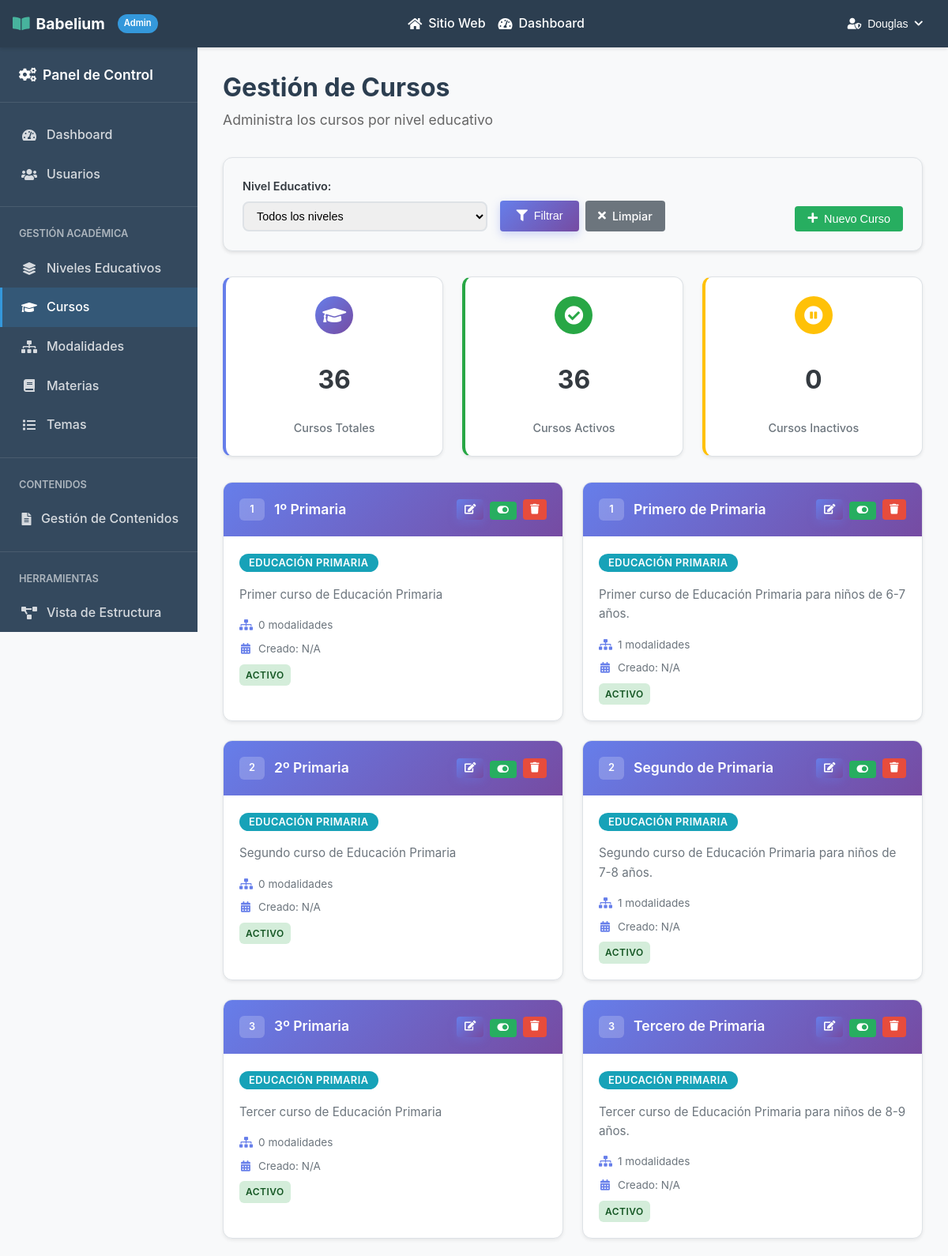
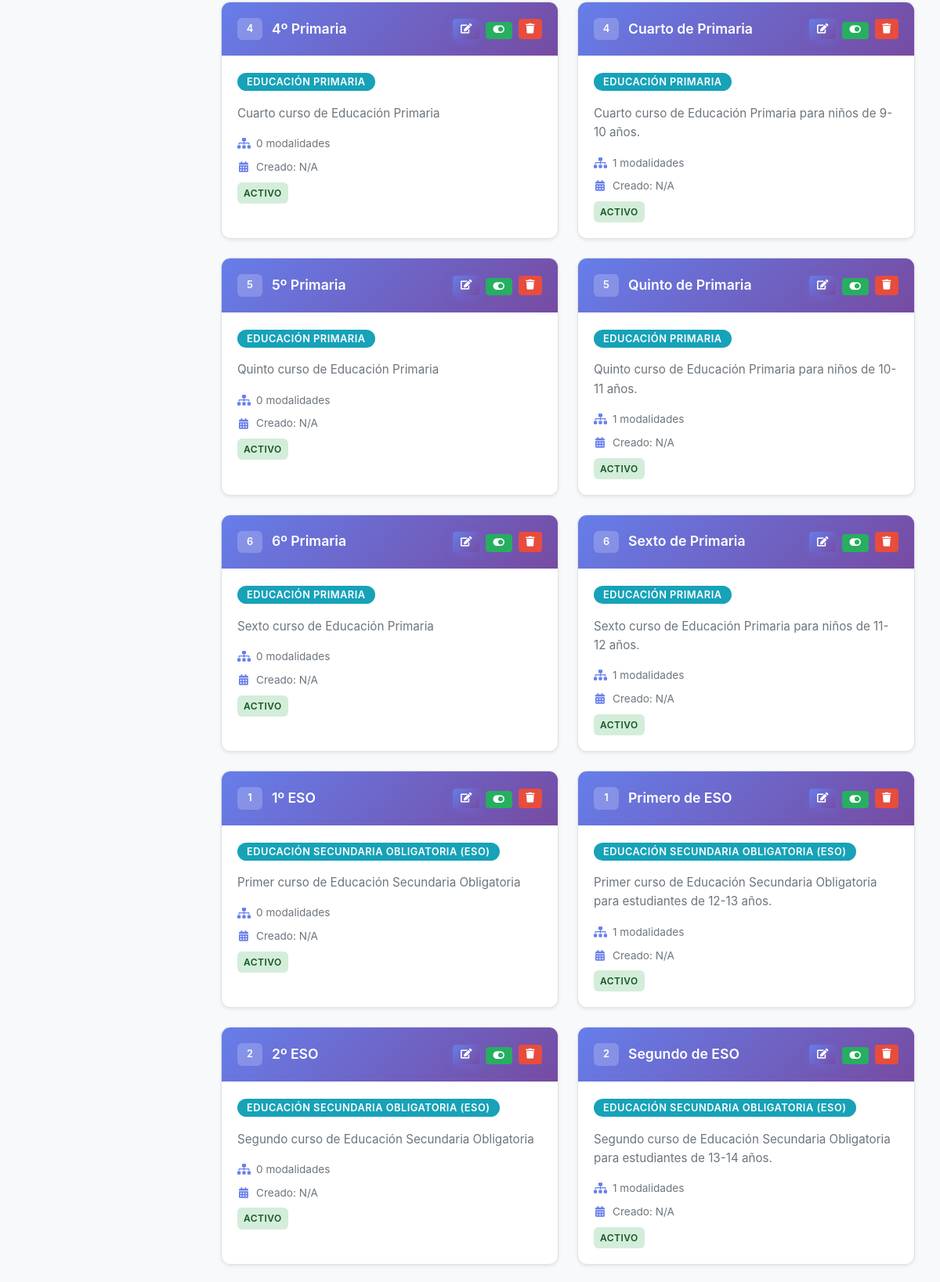
Page /admin/cursos.php (signed in, upper part) on the committed database (2 pictures, top to bottom).
### tables this page shows
CREATE TABLE `cursos` (
  `id` int(11) NOT NULL,
  `nivel_id` int(11) NOT NULL,
  `nombre` varchar(100) NOT NULL,
  `descripcion` text DEFAULT NULL,
  `orden` int(11) NOT NULL,
  `activo` tinyint(1) DEFAULT 1
);

### admin/cursos.php (the view, shortened to what this page needs)
<?php
require_once('../db/connection.php');
try {
    $where_clause = "";
    $params = [];
    $param_types = "";
    $query = "
        SELECT c.*,
               COALESCE(ne.nombre, 'Sin nivel') as nivel_nombre,
               COALESCE((SELECT COUNT(*) FROM modalidades_curso WHERE curso_id = c.id), 0) as total_modalidades
        FROM cursos c
        LEFT JOIN niveles_educativos ne ON c.nivel_id = ne.id
        $where_clause
        ORDER BY COALESCE(ne.orden, 999), c.orden, c.nombre
    ";
    if (!empty($params)) {
        $stmt = $conexion->prepare($query);
        if (!$stmt) {
            throw new Exception("Error preparando consulta: " . $conexion->error);
        }
        $stmt->bind_param($param_types, ...$params);
        $stmt->execute();
        $result = $stmt->get_result();
        $cursos = [];
        while ($row = $result->fetch_assoc()) {
            $cursos[] = $row;
        }
        $stmt->close();
    } else {
        $result = $conexion->query($query);
        $cursos = [];
        while ($row = $result->fetch_assoc()) {
            $cursos[] = $row;
        }
    }
} catch (Exception $e) {
    $cursos = [];
    $mensaje = "Error al cargar los cursos: " . $e->getMessage();
    $tipo_mensaje = "error";
    error_log("Error en cursos.php: " . $e->getMessage());
}
$total_cursos = count($cursos);
$cursos_activos = array_filter($cursos, function($curso) {
    return $curso['activo'] == 1;
});
$total_activos = count($cursos_activos);
$total_inactivos = $total_cursos - $total_activos;
?>
<!DOCTYPE html>
<html lang="es">
<head>
    <link rel="stylesheet" href="https://cdnjs.cloudflare.com/ajax/libs/font-awesome/6.5.0/css/all.min.css">
    <link rel="stylesheet" href="../css/reset.css">
    <link rel="stylesheet" href="../css/style.css">
    <link rel="stylesheet" href="../css/admin.css">
    <link rel="stylesheet" href="../css/admin-cursos.css">
    <link rel="stylesheet" href="../css/components.css">
</head>
<body>
    <?php include_once "../includes/admin_header.php" ?>
    <div class="admin-container">
        <aside class="admin-sidebar">
            <div class="sidebar-header">
                <h3>
                    <i class="fas fa-cogs"></i>
                    Panel de Control
                </h3>
            </div>
            <nav class="sidebar-nav">
                <a href="dashboard.php" class="nav-item">
                    <i class="fas fa-tachometer-alt"></i>
                    <span>Dashboard</span>
                </a>
                <a href="usuarios.php" class="nav-item">
                    <i class="fas fa-users"></i>
                    <span>Usuarios</span>
                </a>
                <div style="border-top: 1px solid rgba(255,255,255,0.1); margin: 1rem 0;"></div>
                <div style="padding: 0.5rem 1.5rem; color: rgba(255,255,255,0.6); font-size: 0.8rem; font-weight: 600; text-transform: uppercase;">
                    Gestión Académica
                </div>
                <a href="niveles.php" class="nav-item">
                    <i class="fas fa-layer-group"></i>
                    <span>Niveles Educativos</span>
                </a>
                <a href="cursos.php" class="nav-item active">
                    <i class="fas fa-graduation-cap"></i>
                    <span>Cursos</span>
                </a>
                <a href="modalidades.php" class="nav-item">
                    <i class="fas fa-sitemap"></i>
                    <span>Modalidades</span>
                </a>
                <a href="materias.php" class="nav-item">
                    <i class="fas fa-book"></i>
                    <span>Materias</span>
                </a>
                <a href="temas.php" class="nav-item">
                    <i class="fas fa-list"></i>
                    <span>Temas</span>
                </a>
                <div style="border-top: 1px solid rgba(255,255,255,0.1); margin: 1rem 0;"></div>
                <div style="padding: 0.5rem 1.5rem; color: rgba(255,255,255,0.6); font-size: 0.8rem; font-weight: 600; text-transform: uppercase;">
                    Contenidos
                </div>
                <a href="contenidos.php" class="nav-item">
                    <i class="fas fa-file-alt"></i>
                    <span>Gestión de Contenidos</span>
                </a>
                <div style="border-top: 1px solid rgba(255,255,255,0.1); margin: 1rem 0;"></div>
                <div style="padding: 0.5rem 1.5rem; color: rgba(255,255,255,0.6); font-size: 0.8rem; font-weight: 600; text-transform: uppercase;">
                    Herramientas
                </div>
                <a href="estructura.php" class="nav-item">
                    <i class="fas fa-project-diagram"></i>
                    <span>Vista de Estructura</span>
                </a>
            </nav>
        </aside>
        <main class="admin-main">
            <div class="admin-header">
                <h1>Gestión de Cursos</h1>
                <p>Administra los cursos por nivel educativo</p>
            </div>
            <div class="content-filters">
                <form method="GET" class="filters-form">
                    <div class="filter-group">
                        <label for="nivel">Nivel Educativo:</label>
                        <select name="nivel" id="nivel">
                            <option value="">Todos los niveles</option>
                        </select>
                    </div>
                    <div class="filter-actions">
                        <button type="submit" class="btn btn-primary">
                            <i class="fas fa-filter"></i> Filtrar
                        </button>
                        <a href="cursos.php" class="btn btn-secondary">
                            <i class="fas fa-times"></i> Limpiar
                        </a>
                    </div>
                </form>
                <div class="content-actions">
                    <button onclick="openModal('createModal')" class="btn btn-success">
                        <i class="fas fa-plus"></i> Nuevo Curso
                    </button>
                </div>
            </div>
            <div class="stats-container">
                <div class="stat-card primary">
                    <div class="stat-icon">
                        <i class="fas fa-graduation-cap"></i>
                    </div>
                    <div class="stat-number"><?php echo $total_cursos; ?></div>
                    <div class="stat-label">Cursos Totales</div>
                </div>
                <div class="stat-card success">
                    <div class="stat-icon">
                        <i class="fas fa-check-circle"></i>
                    </div>
                    <div class="stat-number"><?php echo $total_activos; ?></div>
                    <div class="stat-label">Cursos Activos</div>
                </div>
                <div class="stat-card warning">
                    <div class="stat-icon">
                        <i class="fas fa-pause-circle"></i>
                    </div>
                    <div class="stat-number"><?php echo $total_inactivos; ?></div>
                    <div class="stat-label">Cursos Inactivos</div>
                </div>
            </div>
            <div class="curso-grid">
                <?php if (empty($cursos)): ?>
                    <div class="no-data">
                        <i class="fas fa-inbox"></i>
                        <p>No se encontraron cursos</p>
                        <small>Crea un nuevo curso para empezar</small>
                    </div>
                <?php else: ?>
                    <?php foreach ($cursos as $curso): ?>
                        <div class="curso-card <?php echo $curso['activo'] ? '' : 'inactivo'; ?>">
                            <div class="curso-header">
                                <div class="curso-title">
                                    <span class="orden"><?php echo $curso['orden']; ?></span>
                                    <span class="curso-title-text"><?php echo htmlspecialchars($curso['nombre']); ?></span>
                                </div>
                                <div class="curso-actions">
                                    <button onclick="editCurso(<?php echo htmlspecialchars(json_encode($curso)); ?>)" class="btn btn-sm btn-primary" title="Editar">
                                        <i class="fas fa-edit"></i>
                                    </button>
                                    <form method="POST" style="display: inline;">
                                        <button type="submit" class="btn btn-sm <?php echo $curso['activo'] ? 'btn-success' : 'btn-secondary'; ?>" title="<?php echo $curso['activo'] ? 'Desactivar' : 'Activar'; ?>">
                                            <i class="fas fa-<?php echo $curso['activo'] ? 'toggle-on' : 'toggle-off'; ?>"></i>
                                        </button>
                                    </form>
                                    <button onclick="deleteCurso(<?php echo $curso['id']; ?>, '<?php echo htmlspecialchars($curso['nombre']); ?>', <?php echo $curso['total_modalidades']; ?>)" class="btn btn-sm btn-danger" title="Eliminar">
                                        <i class="fas fa-trash"></i>
                                    </button>
                                </div>
                            </div>
                            <div class="curso-body">
                                <div class="curso-nivel">
                                    <span class="nivel-badge"><?php echo htmlspecialchars($curso['nivel_nombre']); ?></span>
                                </div>
                                <div class="curso-description">
                                    <?php echo !empty($curso['descripcion']) ? htmlspecialchars($curso['descripcion']) : '<em>Sin descripción</em>'; ?>
                                </div>
                                <div class="curso-meta">
                                    <div class="curso-meta-item">
                                        <i class="fas fa-sitemap"></i>
                                        <span><?php echo $curso['total_modalidades']; ?> modalidades</span>
                                    </div>
                                    <div class="curso-meta-item">
                                        <i class="fas fa-calendar-alt"></i>
                                        <span>Creado: <?php echo isset($curso['fecha_creacion']) ? date('d/m/Y', strtotime($curso['fecha_creacion'])) : 'N/A'; ?></span>
                                    </div>
                                    <div class="curso-meta-item">
                                        <span class="estado-badge <?php echo $curso['activo'] ? 'estado-activo' : 'estado-inactivo'; ?>">
                                            <?php echo $curso['activo'] ? 'Activo' : 'Inactivo'; ?>
                                        </span>
                                    </div>
                                </div>
                            </div>
                        </div>
                    <?php endforeach; ?>
                <?php endif; ?>
            </div>
        </main>
    </div>
</body>
</html>

### css/style.css (style rules this page uses)
:root { --primary-color: #4a6fa5; --secondary-color: #166088; --accent-color: #47b39d; --background-color: #f9f9f9; --text-color: #333333; --light-text: #666666; --white: #ffffff; --ods-education: #c5192d; --ods-inequality: #ff9e00; --ods-communities: #56c02b; --spacing-xs: 0.5rem; --spacing-sm: 1rem; --spacing-md: 2rem; --spacing-lg: 3rem; --spacing-xl: 5rem; --border-radius: 0.5rem; }
body { font-family: "Segoe UI", Tahoma, Geneva, Verdana, sans-serif; color: var(--text-color); line-height: 1.6; background-color: var(--background-color); }
h1, h2, h3, h4, h5, h6 { margin-bottom: var(--spacing-sm); line-height: 1.2; }
h1 { font-size: 3rem; font-weight: 700; }
h3 { font-size: 1.5rem; font-weight: 600; }
p { margin-bottom: var(--spacing-sm); }
a { text-decoration: none; color: var(--primary-color); transition: all 0.3s ease; }
nav a { color: var(--white); text-decoration: none; font-weight: 500; transition: color 0.3s ease; white-space: nowrap; }

### css/admin.css (style rules this page uses)
:root { --admin-primary: #2c3e50; --admin-secondary: #34495e; --admin-accent: #3498db; --admin-success: #27ae60; --admin-warning: #f39c12; --admin-danger: #e74c3c; --admin-sidebar-width: 250px; --admin-header-height: 60px; }
.admin-container { display: flex; min-height: calc(100vh - var(--admin-header-height)); background-color: #f8f9fa; }
.admin-sidebar { width: var(--admin-sidebar-width); background-color: var(--admin-secondary); color: var(--white); position: fixed; height: calc(100vh - var(--admin-header-height)); overflow-y: auto; z-index: 100; }
.sidebar-header { padding: 1.5rem; border-bottom: 1px solid rgba(255, 255, 255, 0.1); }
.sidebar-header h3 { margin: 0; font-size: 1.1rem; display: flex; align-items: center; gap: 0.5rem; }
.sidebar-nav { padding: 1rem 0; }
.nav-item { display: flex; align-items: center; gap: 0.75rem; padding: 0.75rem 1.5rem; color: rgba(255, 255, 255, 0.8); text-decoration: none; transition: all 0.3s ease; border-left: 3px solid transparent; }
.nav-item.active { background-color: rgba(52, 152, 219, 0.2); color: var(--white); border-left-color: var(--admin-accent); }
.nav-item i { width: 20px; text-align: center; }
.admin-main { flex: 1; margin-left: var(--admin-sidebar-width); padding: 2rem; overflow-x: auto; }
.admin-header { margin-bottom: 2rem; }
.admin-header h1 { margin: 0 0 0.5rem 0; color: var(--admin-primary); font-size: 2rem; }
.admin-header p { margin: 0; color: #666; font-size: 1.1rem; }
.stat-card { background: white; border-radius: 8px; padding: 1.5rem; box-shadow: 0 2px 4px rgba(0, 0, 0, 0.1); display: flex; align-items: center; gap: 1rem; transition: transform 0.3s ease; }
.stat-icon { width: 60px; height: 60px; border-radius: 50%; display: flex; align-items: center; justify-content: center; font-size: 1.5rem; color: white; }
.stat-card:nth-child(1) .stat-icon { background-color: var(--admin-accent); }
.stat-card:nth-child(2) .stat-icon { background-color: var(--admin-success); }
.stat-card:nth-child(3) .stat-icon { background-color: var(--admin-warning); }
.content-filters { background: white; border-radius: 8px; padding: 1.5rem; margin-bottom: 1.5rem; box-shadow: 0 2px 4px rgba(0, 0, 0, 0.1); display: flex; justify-content: space-between; align-items: flex-end; gap: 2rem; }
.filters-form { display: flex; align-items: flex-end; gap: 1rem; flex: 1; }
.filter-group { display: flex; flex-direction: column; gap: 0.5rem; }
.filter-group label { font-weight: 600; color: var(--admin-primary); font-size: 0.9rem; }
.filter-group select, .filter-group input { padding: 0.5rem; border: 1px solid #ddd; border-radius: 4px; font-size: 0.9rem; min-width: 200px; }
.filter-actions { display: flex; gap: 0.5rem; }
.content-actions { display: flex; gap: 0.5rem; }
.stat-number { display: block; font-size: 1.5rem; font-weight: 700; color: var(--admin-accent); }
.stat-label { font-size: 0.9rem; color: #666; }
.btn { display: inline-flex; align-items: center; gap: 0.5rem; padding: 0.5rem 1rem; border: none; border-radius: 4px; font-size: 0.9rem; font-weight: 500; text-decoration: none; cursor: pointer; transition: all 0.3s ease; }
.btn-sm { padding: 0.3rem 0.6rem; font-size: 0.8rem; }
.btn-primary { background-color: var(--admin-accent); color: white; }
.btn-success { background-color: var(--admin-success); color: white; }
.btn-danger { background-color: var(--admin-danger); color: white; }
.btn-secondary { background-color: #6c757d; color: white; }

### rows in the picture
cursos: orden "1", nombre "1º Primaria", activo 1 (drawn), nivel_nombre "EDUCACIÓN PRIMARIA", descripcion "Primer curso de Educación Primaria", total_modalidades "0"
cursos: orden "1", nombre "Primero de Primaria", activo 1 (drawn), nivel_nombre "EDUCACIÓN PRIMARIA", descripcion "Primer curso de Educación Primaria para niños de 6-7 años.", total_modalidades "1"
cursos: orden "2", nombre "2º Primaria", activo 1 (drawn), nivel_nombre "EDUCACIÓN PRIMARIA", descripcion "Segundo curso de Educación Primaria", total_modalidades "0"
cursos: orden "2", nombre "Segundo de Primaria", activo 1 (drawn), nivel_nombre "EDUCACIÓN PRIMARIA", descripcion "Segundo curso de Educación Primaria para niños de 7-8 años.", total_modalidades "1"
cursos: orden "3", nombre "3º Primaria", activo 1 (drawn), nivel_nombre "EDUCACIÓN PRIMARIA", descripcion "Tercer curso de Educación Primaria", total_modalidades "0"
cursos: orden "3", nombre "Tercero de Primaria", activo 1 (drawn), nivel_nombre "EDUCACIÓN PRIMARIA", descripcion "Tercer curso de Educación Primaria para niños de 8-9 años.", total_modalidades "1"
cursos: orden "4", nombre "4º Primaria", activo 1 (drawn), nivel_nombre "EDUCACIÓN PRIMARIA", descripcion "Cuarto curso de Educación Primaria", total_modalidades "0"
cursos: orden "4", nombre "Cuarto de Primaria", activo 1 (drawn), nivel_nombre "EDUCACIÓN PRIMARIA", descripcion "Cuarto curso de Educación Primaria para niños de 9-10 años.", total_modalidades "1"
cursos: orden "5", nombre "5º Primaria", activo 1 (drawn), nivel_nombre "EDUCACIÓN PRIMARIA", descripcion "Quinto curso de Educación Primaria", total_modalidades "0"
cursos: orden "5", nombre "Quinto de Primaria", activo 1 (drawn), nivel_nombre "EDUCACIÓN PRIMARIA", descripcion "Quinto curso de Educación Primaria para niños de 10-11 años.", total_modalidades "1"
cursos: orden "6", nombre "6º Primaria", activo 1 (drawn), nivel_nombre "EDUCACIÓN PRIMARIA", descripcion "Sexto curso de Educación Primaria", total_modalidades "0"
cursos: orden "6", nombre "Sexto de Primaria", activo 1 (drawn), nivel_nombre "EDUCACIÓN PRIMARIA", descripcion "Sexto curso de Educación Primaria para niños de 11-12 años.", total_modalidades "1"
cursos: orden "1", nombre "1º ESO", activo 1 (drawn), nivel_nombre "EDUCACIÓN SECUNDARIA OBLIGATORIA (ESO)", descripcion "Primer curso de Educación Secundaria Obligatoria", total_modalidades "0"
cursos: orden "1", nombre "Primero de ESO", activo 1 (drawn), nivel_nombre "EDUCACIÓN SECUNDARIA OBLIGATORIA (ESO)", descripcion "Primer curso de Educación Secundaria Obligatoria para estudiantes de 12-13 años.", total_modalidades "1"
cursos: orden "2", nombre "2º ESO", activo 1 (drawn), nivel_nombre "EDUCACIÓN SECUNDARIA OBLIGATORIA (ESO)", descripcion "Segundo curso de Educación Secundaria Obligatoria", total_modalidades "0"
cursos: orden "2", nombre "Segundo de ESO", activo 1 (drawn), nivel_nombre "EDUCACIÓN SECUNDARIA OBLIGATORIA (ESO)", descripcion "Segundo curso de Educación Secundaria Obligatoria para estudiantes de 13-14 años.", total_modalidades "1"

### other values in the picture
$usuario_actual['nombre'] "Douglas"
$total_cursos "36"
$total_activos "36"
$total_inactivos "0"
